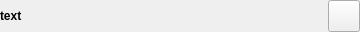
<?xml version="1.0" encoding="UTF-8"?>
<ui version="4.0">
 <class>topLevelForm</class>
 <widget class="QWidget" name="topLevelForm">
  <property name="geometry">
   <rect>
    <x>0</x>
    <y>0</y>
    <width>360</width>
    <height>32</height>
   </rect>
  </property>
  <property name="sizePolicy">
   <sizepolicy hsizetype="Preferred" vsizetype="Fixed">
    <horstretch>0</horstretch>
    <verstretch>0</verstretch>
   </sizepolicy>
  </property>
  <property name="maximumSize">
   <size>
    <width>16777215</width>
    <height>82</height>
   </size>
  </property>
  <property name="windowTitle">
   <string>Form</string>
  </property>
  <layout class="QHBoxLayout" name="horizontalLayout_2">
   <property name="leftMargin">
    <number>0</number>
   </property>
   <property name="topMargin">
    <number>0</number>
   </property>
   <property name="rightMargin">
    <number>0</number>
   </property>
   <property name="bottomMargin">
    <number>0</number>
   </property>
   <item>
    <widget class="QWidget" name="widget" native="true">
     <property name="minimumSize">
      <size>
       <width>180</width>
       <height>32</height>
      </size>
     </property>
     <property name="maximumSize">
      <size>
       <width>360</width>
       <height>32</height>
      </size>
     </property>
     <layout class="QHBoxLayout" name="horizontalLayout">
      <property name="leftMargin">
       <number>0</number>
      </property>
      <property name="topMargin">
       <number>0</number>
      </property>
      <property name="rightMargin">
       <number>0</number>
      </property>
      <property name="bottomMargin">
       <number>0</number>
      </property>
      <item>
       <widget class="QLabel" name="label_stream_name">
        <property name="sizePolicy">
         <sizepolicy hsizetype="Expanding" vsizetype="Fixed">
          <horstretch>0</horstretch>
          <verstretch>0</verstretch>
         </sizepolicy>
        </property>
        <property name="minimumSize">
         <size>
          <width>0</width>
          <height>32</height>
         </size>
        </property>
        <property name="maximumSize">
         <size>
          <width>16777215</width>
          <height>32</height>
         </size>
        </property>
        <property name="font">
         <font>
          <bold>true</bold>
         </font>
        </property>
        <property name="text">
         <string>text</string>
        </property>
       </widget>
      </item>
      <item>
       <widget class="QLabel" name="label_input_shape">
        <property name="minimumSize">
         <size>
          <width>64</width>
          <height>0</height>
         </size>
        </property>
        <property name="text">
         <string/>
        </property>
       </widget>
      </item>
      <item>
       <widget class="QPushButton" name="remove_btn">
        <property name="sizePolicy">
         <sizepolicy hsizetype="Fixed" vsizetype="Fixed">
          <horstretch>0</horstretch>
          <verstretch>0</verstretch>
         </sizepolicy>
        </property>
        <property name="minimumSize">
         <size>
          <width>32</width>
          <height>32</height>
         </size>
        </property>
        <property name="maximumSize">
         <size>
          <width>32</width>
          <height>32</height>
         </size>
        </property>
        <property name="text">
         <string/>
        </property>
       </widget>
      </item>
     </layout>
    </widget>
   </item>
  </layout>
 </widget>
 <resources/>
 <connections/>
</ui>
